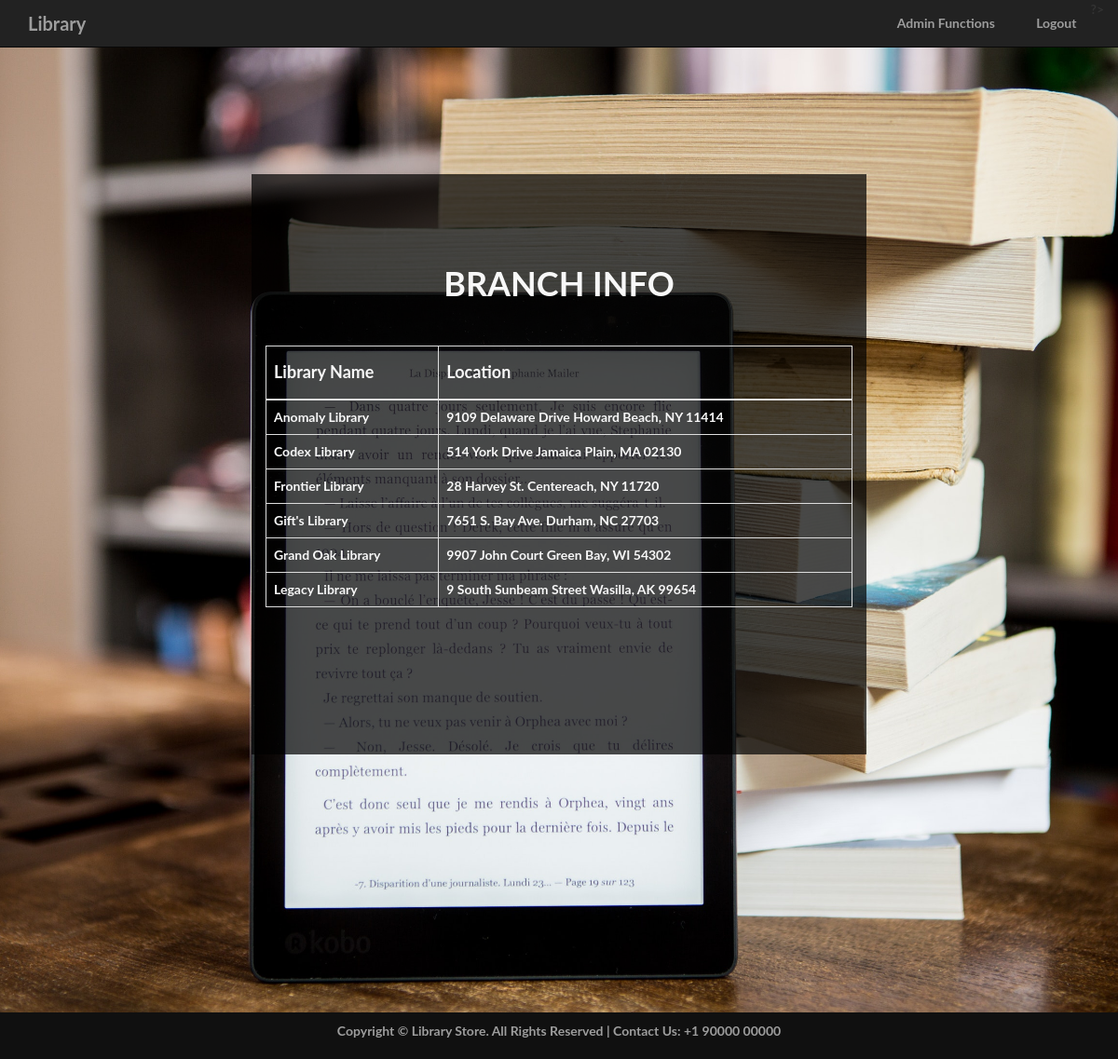
Screenshot of /Library/Admin/branchinfo.php (signed in) with the database file from the repository.
### tables this page shows
CREATE TABLE `branch` (
  `BID` int(10) NOT NULL,
  `LName` varchar(30) NOT NULL,
  `Location` text NOT NULL
);

### Library/Admin/branchinfo.php (the view, shortened to what this page needs)
<?php
require("../includes/common.php");
?>
<!DOCTYPE html>
<html lang="en">
    <head>
        <link href="../css/bootstrap.css" rel="stylesheet">
        <link href="../css/style.css" rel="stylesheet">
    </head>
    <body style="padding-top: 50px;">
        <?php
        include '../includes/header.php';
        ?>
        <div id="content">
            <div id = "admin_image">
                <div class="container">
                    <center>
                        <div id="banner_content">
                            <div class="panel-heading">
                                <h1>BRANCH INFO</h1>
                            </div>
                            <div class="panel-body">
                                <p class="text-warning"><i></i><p>
                                    <div class="form-group">
                                        <table class="table table-bordered">
                                            <thead>
                                                <tr>
                                                    <th><h4>Library Name<h4></th>
                                                    <th><h4>Location<h4></th>
                                                </tr>
                                            </thead>
                                            <tbody>
                                                <?php
                                                $query = "Select LName, Location from branch ORDER BY LName";
                                                $result = mysqli_query($con, $query);
                                                while($row = mysqli_fetch_array($result)){
                                                ?>
                                                <tr>
                                                    <td><?php echo $row["LName"] ?></td>
                                                    <td><?php echo $row["Location"] ?></td>
                                                </tr>
                                                <?php } ?>
                                            </tbody>
                                        </table>
                            <br/>
                                <br/>
                            </div>
                           </div>
                        </div>
                    </center>
                </div>
            </div>
            </div>
        <?php
        include '../includes/footer.php';
        ?>
    </body>
</html>

### Library/includes/header.php (shortened to what this page needs)
<div class="navbar navbar-inverse navbar-fixed-top">
    <div class="container">
        <div class="navbar-header">
            <a class="navbar-brand" href="index.php" href="../logout_script.php">Library</a>
        </div>
        <div class="collapse navbar-collapse" id="myNavbar">
            <ul class="nav navbar-nav navbar-right">
                <?php
                if (isset($_SESSION['admin'])) {
                    ?>
                    <li><a href = "../Admin/adminfunctions.php"><span class = "glyphicon glyphicon-log-in"></span> Admin Functions</a></li>
                    <li><a href = "../logout_script.php"><span class = "glyphicon glyphicon-log-in"></span> Logout</a></li>
                    <?php
                }else if (isset($_SESSION['reader'])){
                    ?>
                    <li><a href = "readerfunctions.php"><span class = "glyphicon glyphicon-log-in"></span> Reader Functions</a></li>
                    <li><a href = "logout_script.php"><span class = "glyphicon glyphicon-log-in"></span> Logout</a></li>
                    <?php
                    }else {
                    ?>
                    <li><a href = "extra.php"><span class = "glyphicon glyphicon-log-in"></span> Extra Functions</a></li>
                    <?php
                    }
                    ?>
            </ul>
        </div>
    </div>
</div>

### Library/includes/footer.php
<footer>
    <div class="container">
        <center>
            <p>Copyright &copy; Library Store. All Rights Reserved  |  Contact Us: +1 90000 00000</p>
        </center>
    </div>
</footer>

### Library/css/style.css (style rules this page uses)
body, html { width: 100%; height: 100%; }
body { padding-top:100px; }
body, h1, h2, h3, h4, h5, h6 { font-family: "Lato","Helvetica Neue",Helvetica,Arial,sans-serif; font-weight: 700; }
#content { min-height: 600px; }
#admin_image { padding-bottom: 140px; text-align: center; color: #f8f8f8; background: url(../img/admin.jpg) no-repeat center center; background-size: cover; }
#banner_content { position: relative; padding-top: 6%; padding-bottom: 6%; margin-top: 12%; margin-bottom: 12%; background-color: rgba(0, 0, 0, 0.7); max-width: 660px; }
footer { padding: 10px 0; background-color: #101010; color:#9d9d9d; bottom: 0; width: 100%; }
.navbar-brand { font-size:20px; }

### rows the page displays
branch: LName "Anomaly Library", Location "9109 Delaware Drive Howard Beach, NY 11414"
branch: LName "Codex Library", Location "514 York Drive Jamaica Plain, MA 02130"
branch: LName "Frontier Library", Location "28 Harvey St. Centereach, NY 11720"
branch: LName "Gift's Library", Location "7651 S. Bay Ave. Durham, NC 27703"
branch: LName "Grand Oak Library", Location "9907 John Court Green Bay, WI 54302"
branch: LName "Legacy Library", Location "9 South Sunbeam Street Wasilla, AK 99654"
